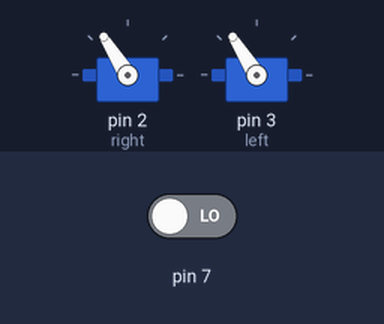
The sketch below on a simulated Arduino Uno, built with avr-gcc and run on an emulated ATmega328P. On the bench: 2 × servo. The inputs (shaded band) are chosen by the test bench; at power-on: pin 7 LOW. What the sketch prints to the serial monitor is not drawn.

Above: at 0.1 s.
At 1.1 s:
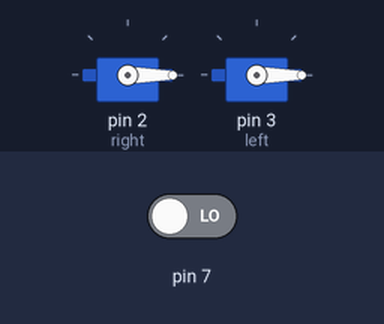
Timing chart, 0 to 2.6 s (numbered marks = the images above):
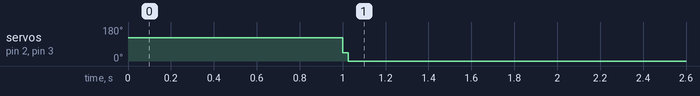

Measured:
- by itself, servo on pin 2 (right), servo on pin 3 (left): 122° → 0° at 1.0 s

The sketch:

test.ino
```cpp
#include <Servo.h>

Servo right;
Servo left;

int ch3 = 1500;  // Initialize channel 3 value to center position
int SCALE_FACTOR = 2;

void setup() {
  Serial.begin(9600);
  right.attach(2);  // attaches the servo on pin 2 to the servo object
  left.attach(3);  // attaches the servo on pin 3 to the servo object

  right.writeMicroseconds(1800);
  left.writeMicroseconds(1800);

  delay(1000);

  right.writeMicroseconds(1000);
  left.writeMicroseconds(1000);

  //delay(8000);
}

void setMotors(int r, int l){
  right.writeMicroseconds(r + 1100);
  left.writeMicroseconds(l + 1100);
}

int map_speed(int input_value) {
  //range is 1200 to 1800
  int output_value = input_value - 500;
  output_value /= 2;
  Serial.print("Channel 3: ");
  Serial.println(input_value);
  Serial.print("MAPPED");
  Serial.println(output_value);
  return output_value;
}

void loop() {
  // Read input from receiver channel 3 (left analog stick)
  ch3 = pulseIn(7, HIGH, 25000); // PulseIn measures pulse duration in microseconds

  // Map ch3 value to motor speed range (1000-2000 microseconds)
  int motorSpeed = map(ch3, 1000, 2000, 0, 1000);

  // Invert motor speed (up on the stick should increase motor speed)
  motorSpeed = map_speed(motorSpeed);

  // Set motor speeds based on ch3 value
  setMotors(motorSpeed, motorSpeed);

  // Debugging output
  //Serial.print("Channel 3: ");
  //Serial.println(ch3);
  Serial.print("Motor Speed: ");
  Serial.println(motorSpeed);

  // Delay for stability
  delay(10);
  setMotors(motorSpeed, motorSpeed);
}
```
